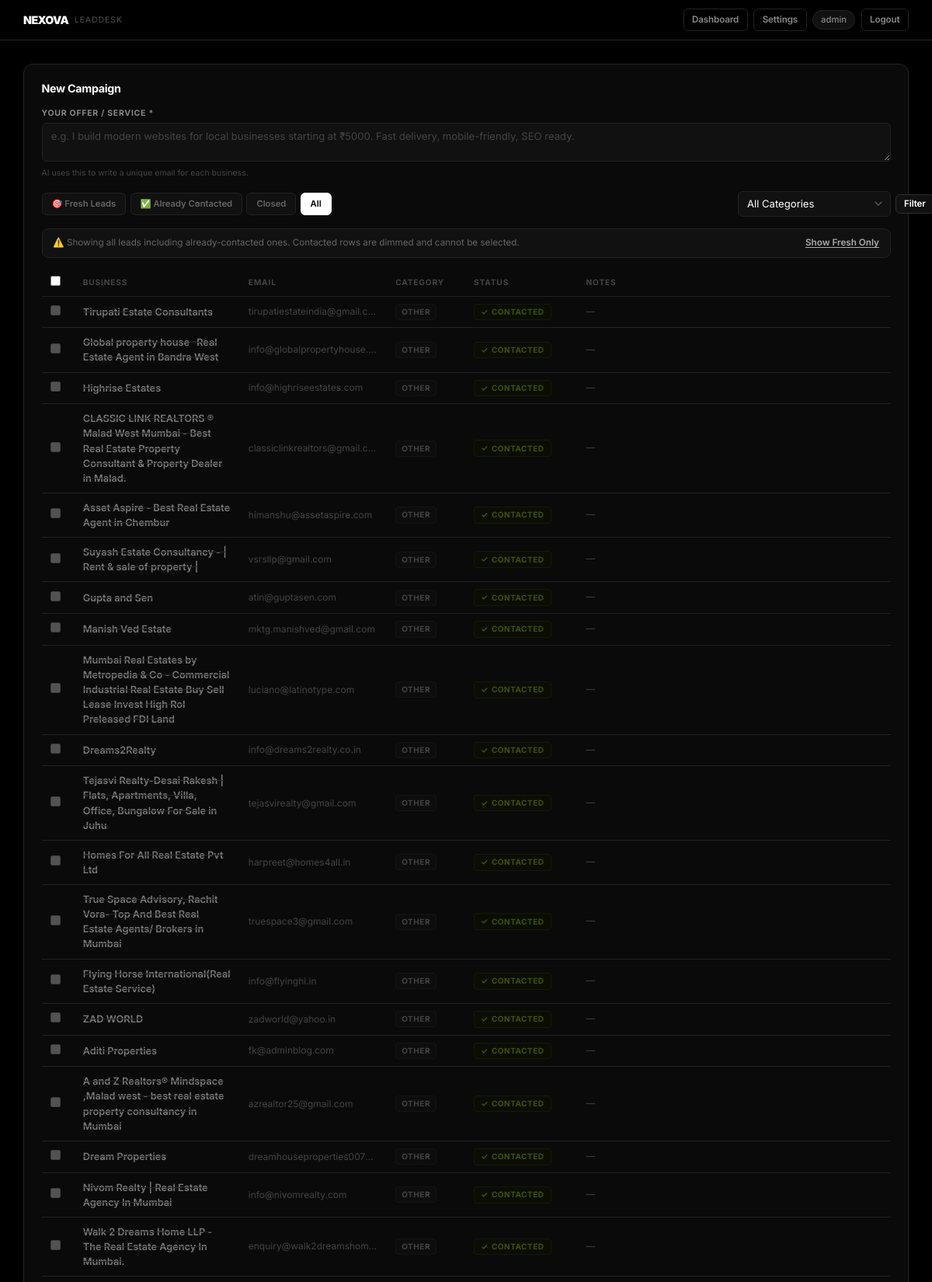
The page /campaign?category=&status=all (signed in, upper part) on the database its author committed.
### tables this page shows
CREATE TABLE leads (
        id            INTEGER PRIMARY KEY AUTOINCREMENT,
        business_name TEXT    NOT NULL,
        phone         TEXT    NOT NULL UNIQUE,
        email         TEXT    UNIQUE,
        website       TEXT,
        category      TEXT    NOT NULL DEFAULT 'Other',
        notes         TEXT,
        status        TEXT    NOT NULL DEFAULT 'New',
        assigned_to   TEXT    NOT NULL,
        date_added    TEXT    NOT NULL
    );

### app.py (the view)
@app.route("/campaign")
@login_required
def campaign():
    db       = get_db()
    config   = load_config()
    category = request.args.get("category", "")
    status_param = request.args.get("status", "New").strip()
    status = status_param if status_param else "New"
    q, p = "SELECT * FROM leads WHERE email IS NOT NULL AND email!=''", []
    if category: q += " AND category=?"; p.append(category)
    if status != "all": q += " AND status=?"; p.append(status)
    q += " ORDER BY id DESC"
    leads = db.execute(q, p).fetchall()
    base_q, base_p = "SELECT COUNT(*) FROM leads WHERE email IS NOT NULL AND email!=''", []
    if category:
        base_q += " AND category=?"; base_p.append(category)
    total_with_email  = db.execute(base_q, base_p).fetchone()[0]
    contacted_count   = db.execute(
        base_q.replace("COUNT(*)", "COUNT(*)") +
        " AND status='Contacted'", base_p).fetchone()[0]
    logs = db.execute("""
        SELECT cl.*, l.business_name FROM campaign_logs cl
        JOIN leads l ON cl.lead_id=l.id
        ORDER BY cl.id DESC LIMIT 50
    """).fetchall()
    return render_template("campaign.html",
        leads=leads, logs=logs, config=config,
        categories=CATEGORIES, statuses=STATUSES,
        current_user=session["user"],
        active_category=category, active_status=status,
        total_with_email=total_with_email,
        contacted_count=contacted_count)

### app.py (called while the page is built)
def load_config():
    if os.path.exists(CONFIG_PATH):
        with open(CONFIG_PATH) as f:
            return json.load(f)
    return {}

def get_db():
    if "db" not in g:
        g.db = sqlite3.connect(DB_PATH)
        g.db.row_factory = sqlite3.Row
    return g.db

def login_required(f):
    @wraps(f)
    def decorated(*args, **kwargs):
        if "user" not in session:
            return redirect(url_for("login"))
        return f(*args, **kwargs)
    return decorated

### templates/campaign.html (shortened to what this page needs)
<!DOCTYPE html>
<html lang="en">
<head>
  <link rel="stylesheet" href="{{ url_for('static', filename='style.css') }}" />
</head>
<body>
  <nav class="topnav">
    <div class="topnav-brand">
      <span class="brand-name">NEXOVA</span>
      <span class="brand-sub">LeadDesk</span>
    </div>
    <div class="topnav-right">
      <a href="{{ url_for('dashboard') }}" class="btn btn-ghost btn-sm">Dashboard</a>
      <a href="{{ url_for('settings') }}" class="btn btn-ghost btn-sm">Settings</a>
      <span class="nav-user">{{ current_user }}</span>
      <a href="{{ url_for('logout') }}" class="btn btn-ghost btn-sm">Logout</a>
    </div>
  </nav>
  <div class="page-container">
    <section class="card">
      <h2 class="section-title">New Campaign</h2>
      <div class="form-group" style="margin-bottom:1rem;">
        <label>Your Offer / Service *</label>
        <textarea id="offerText" rows="2"
          placeholder="e.g. I build modern websites for local businesses starting at ₹5000. Fast delivery, mobile-friendly, SEO ready."></textarea>
        <span class="field-hint">AI uses this to write a unique email for each business.</span>
      </div>
      <div style="margin-bottom:1rem;">
        <div style="display:flex;align-items:center;justify-content:space-between;flex-wrap:wrap;gap:0.75rem;">
          <div class="filter-tabs">
            <a href="{{ url_for('campaign', category=active_category, status='New') }}"
               class="filter-tab {% if active_status=='New' %}active{% endif %}">
              🎯 Fresh Leads
            </a>
            <a href="{{ url_for('campaign', category=active_category, status='Contacted') }}"
               class="filter-tab {% if active_status=='Contacted' %}active-contacted{% endif %}">
              ✅ Already Contacted
            </a>
            <a href="{{ url_for('campaign', category=active_category, status='Closed') }}"
               class="filter-tab {% if active_status=='Closed' %}active{% endif %}">
              Closed
            </a>
            <a href="{{ url_for('campaign', category=active_category, status='all') }}"
               class="filter-tab {% if active_status=='all' %}active{% endif %}">
              All
            </a>
          </div>
          <form method="GET" action="{{ url_for('campaign') }}">
            <div style="display:flex;gap:0.4rem;align-items:center;">
              <select name="category" class="filter-select" style="min-width:140px;">
                <option value="">All Categories</option>
              </select>
              <button type="submit" class="btn btn-secondary btn-sm">Filter</button>
            </div>
          </form>
        </div>
      </div>
      {% if active_status == 'all' %}
      <div class="all-notice">
        ⚠️ Showing all leads including already-contacted ones. Contacted rows are dimmed and cannot be selected.
        <a href="{{ url_for('campaign', category=active_category, status='New') }}" style="margin-left:auto;">Show Fresh Only</a>
      </div>
      {% endif %}
      {% if leads %}
      <div class="table-wrap" style="margin-bottom:1rem;">
        <table>
          <thead>
            <tr>
              <th><input type="checkbox" id="selectAll" title="Select all fresh leads" /></th>
              <th>Business</th>
              <th>Email</th>
              <th>Category</th>
              <th>Status</th>
              <th>Notes</th>
            </tr>
          </thead>
          <tbody>
            {% for lead in leads %}
            <tr class="{% if lead.status == 'Contacted' or lead.status == 'Closed' %}row-contacted{% endif %}">
              <td>
                {% if lead.status == 'Contacted' or lead.status == 'Closed' %}
                  <input type="checkbox" class="lead-cb" value="{{ lead.id }}" disabled title="Already contacted" />
                {% else %}
                  <input type="checkbox" class="lead-cb" value="{{ lead.id }}" />
                {% endif %}
              </td>
              <td class="td-name">{{ lead.business_name }}</td>
              <td class="td-email">{{ lead.email }}</td>
              <td><span class="tag tag-cat">{{ lead.category }}</span></td>
              <td>
                {% if lead.status == 'Contacted' %}
                  <span class="pill-contacted">Contacted</span>
                {% elif lead.status == 'Closed' %}
                  <span class="pill-closed">Closed</span>
                {% else %}
                  <span class="pill-new">New</span>
                {% endif %}
              </td>
              <td style="color:var(--text-muted);font-size:0.78rem;">{{ lead.notes or '—' }}</td>
            </tr>
            {% endfor %}
          </tbody>
        </table>
      </div>
      {% endif %}
    </section>
  </div>
</body>
</html>

### static/style.css (style rules this page uses)
:root { --bg: #000000; --bg-card: #0a0a0a; --bg-input: #111111; --bg-hover: #161616; --border: #222222; --border-light: #2e2e2e; --text: #ffffff; --text-muted: #888888; --text-dim: #444444; --green: #22c55e; --red: #ef4444; --radius: 12px; --radius-sm: 8px; --radius-xs: 6px; }
*, *::before, *::after { box-sizing: border-box; margin: 0; padding: 0; }
html { font-size: 15px; }
body { font-family: 'Inter', -apple-system, BlinkMacSystemFont, sans-serif; background: var(--bg); color: var(--text); min-height: 100vh; line-height: 1.5; -webkit-font-smoothing: antialiased; }
a { color: inherit; text-decoration: none; }
h1, h2, h3 { font-weight: 700; letter-spacing: -0.03em; line-height: 1.1; }
.topnav { display: flex; align-items: center; justify-content: space-between; padding: 0 2rem; height: 52px; background: rgba(0, 0, 0, 0.95); border-bottom: 1px solid var(--border); position: sticky; top: 0; z-index: 100; backdrop-filter: blur(12px); }
.topnav-brand { display: flex; align-items: center; gap: 0.5rem; }
.brand-name { font-size: 0.95rem; font-weight: 900; letter-spacing: -0.04em; color: #fff; }
.brand-sub { font-size: 0.7rem; font-weight: 500; color: var(--text-dim); letter-spacing: 0.08em; text-transform: uppercase; }
.topnav-right { display: flex; align-items: center; gap: 0.5rem; }
.nav-user { font-size: 0.75rem; color: var(--text-muted); font-weight: 500; background: var(--bg-input); padding: 3px 10px; border-radius: 20px; border: 1px solid var(--border); }
.page-container { max-width: 1320px; margin: 0 auto; padding: 2rem 2rem 5rem; display: flex; flex-direction: column; gap: 1rem; }
.card { background: var(--bg-card); border: 1px solid var(--border); border-radius: var(--radius); padding: 1.5rem; }
.section-title { font-size: 0.95rem; font-weight: 700; letter-spacing: -0.02em; margin-bottom: 1.1rem; display: flex; align-items: center; gap: 0.6rem; color: #fff; }
.form-group { display: flex; flex-direction: column; gap: 0.3rem; }
label { font-size: 0.7rem; font-weight: 700; color: var(--text-muted); letter-spacing: 0.07em; text-transform: uppercase; }
input[type="text"], input[type="email"], input[type="password"], select, textarea { background: var(--bg-input); border: 1px solid var(--border); border-radius: var(--radius-xs); color: var(--text); font-family: 'Inter', sans-serif; font-size: 0.875rem; font-weight: 400; padding: 0.55rem 0.75rem; width: 100%; transition: border-color 0.12s; outline: none; }
input::placeholder, textarea::placeholder { color: var(--text-dim); }
select { appearance: none; background-repeat: no-repeat; background-position: right 10px center; padding-right: 2rem; cursor: pointer; }
textarea { resize: vertical; }
.field-hint { font-size: 0.7rem; color: var(--text-dim); margin-top: 2px; line-height: 1.5; }
.btn { display: inline-flex; align-items: center; justify-content: center; gap: 0.35rem; padding: 0.5rem 1.1rem; border-radius: var(--radius-xs); font-family: 'Inter', sans-serif; font-size: 0.825rem; font-weight: 600; cursor: pointer; border: 1px solid transparent; transition: all 0.12s; white-space: nowrap; text-decoration: none; letter-spacing: -0.01em; }
.btn-secondary { background: var(--bg-input); color: var(--text); border-color: var(--border-light); }
.btn-ghost { background: transparent; color: var(--text-muted); border-color: var(--border); }
.btn-sm { font-size: 0.775rem; padding: 0.3rem 0.7rem; }
.filter-select { min-width: 140px; flex: 0 0 auto; }
.table-wrap { overflow-x: auto; }
table { width: 100%; border-collapse: collapse; font-size: 0.85rem; }
thead th { font-size: 0.68rem; font-weight: 700; text-transform: uppercase; letter-spacing: 0.08em; color: var(--text-dim); padding: 0.55rem 0.75rem; border-bottom: 1px solid var(--border); text-align: left; white-space: nowrap; }
tbody tr { border-bottom: 1px solid var(--border); transition: background 0.1s; }
td { padding: 0.6rem 0.75rem; vertical-align: middle; }
.td-name { font-weight: 600; font-size: 0.85rem; max-width: 180px; }
.td-email { color: var(--text-muted); font-size: 0.8rem; max-width: 160px; overflow: hidden; text-overflow: ellipsis; white-space: nowrap; }
.tag { display: inline-block; font-size: 0.67rem; font-weight: 700; letter-spacing: 0.05em; text-transform: uppercase; padding: 2px 7px; border-radius: 4px; white-space: nowrap; }
.tag-cat { background: var(--bg-input); color: var(--text-muted); border: 1px solid var(--border); }

### rows shown on the page
leads: business_name "Tirupati Estate Consultants", email "tirupatiestateindia@gmail.c…", category "OTHER", status "CONTACTED", notes "—"
leads: business_name "Global property house -Real Estate Agent in Bandra West", email "info@globalpropertyhouse.…", category "OTHER", status "CONTACTED", notes "—"
leads: business_name "Highrise Estates", email "info@highriseestates.com", category "OTHER", status "CONTACTED", notes "—"
leads: business_name "CLASSIC LINK REALTORS ® Malad West Mumbai - Best Real Estate Property Consultant & Property Dealer in Malad.", email "classiclinkrealtors@gmail.c…", category "OTHER", status "CONTACTED", notes "—"
leads: business_name "Asset Aspire - Best Real Estate Agent in Chembur", email "himanshu@assetaspire.com", category "OTHER", status "CONTACTED", notes "—"
leads: business_name "Suyash Estate Consultancy - | Rent & sale of property |", email "vsrsllp@gmail.com", category "OTHER", status "CONTACTED", notes "—"
leads: business_name "Gupta and Sen", email "atin@guptasen.com", category "OTHER", status "CONTACTED", notes "—"
leads: business_name "Manish Ved Estate", email "mktg.manishved@gmail.com", category "OTHER", status "CONTACTED", notes "—"
leads: business_name "Mumbai Real Estates by Metropedia & Co - Commercial Industrial Real Estate Buy Sell Lease Invest High RoI Preleased FDI Land", email "luciano@latinotype.com", category "OTHER", status "CONTACTED", notes "—"
leads: business_name "Dreams2Realty", email "info@dreams2realty.co.in", category "OTHER", status "CONTACTED", notes "—"
leads: business_name "Tejasvi Realty-Desai Rakesh | Flats, Apartments, Villa, Office, Bungalow For Sale in Juhu", email "tejasvirealty@gmail.com", category "OTHER", status "CONTACTED", notes "—"
leads: business_name "Homes For All Real Estate Pvt Ltd", email "harpreet@homes4all.in", category "OTHER", status "CONTACTED", notes "—"
leads: business_name "True Space Advisory, Rachit Vora- Top And Best Real Estate Agents/ Brokers in Mumbai", email "truespace3@gmail.com", category "OTHER", status "CONTACTED", notes "—"
leads: business_name "Flying Horse International(Real Estate Service)", email "info@flyinghi.in", category "OTHER", status "CONTACTED", notes "—"
leads: business_name "ZAD WORLD", email "zadworld@yahoo.in", category "OTHER", status "CONTACTED", notes "—"
leads: business_name "Aditi Properties", email "fk@adminblog.com", category "OTHER", status "CONTACTED", notes "—"
leads: business_name "A and Z Realtors® Mindspace ,Malad west - best real estate property consultancy in Mumbai", email "azrealtor25@gmail.com", category "OTHER", status "CONTACTED", notes "—"
leads: business_name "Dream Properties", email "dreamhouseproperties007…", category "OTHER", status "CONTACTED", notes "—"
leads: business_name "Nivom Realty | Real Estate Agency In Mumbai", email "info@nivomrealty.com", category "OTHER", status "CONTACTED", notes "—"
leads: business_name "Walk 2 Dreams Home LLP - The Real Estate Agency In Mumbai.", email "enquiry@walk2dreamshom…", category "OTHER", status "CONTACTED", notes "—"

### other values the page prints
{{ current_user }} "admin"
